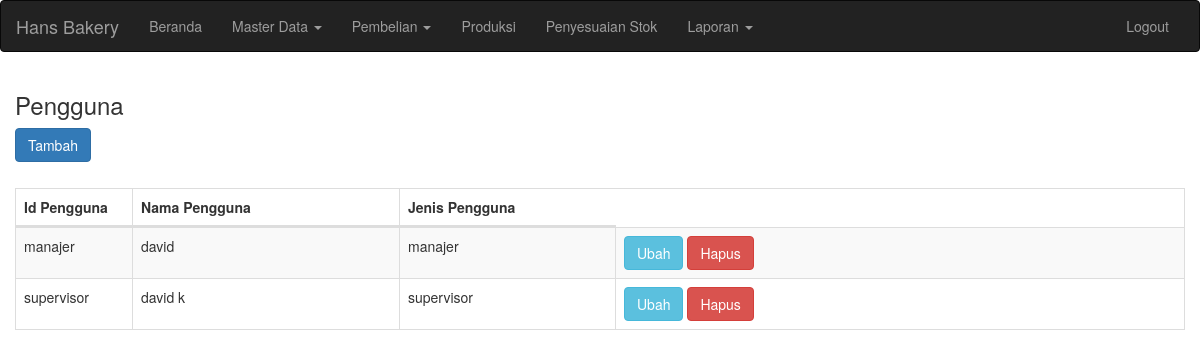
Page /pengguna.php (signed in) on the committed database.
### tables this page shows
CREATE TABLE `pengguna` (
  `id_pengguna` varchar(50) NOT NULL,
  `nama_pengguna` varchar(50) NOT NULL,
  `password` varchar(50) NOT NULL,
  `jenis_pengguna` varchar(50) NOT NULL,
  PRIMARY KEY (`id_pengguna`)
);

### pengguna.php (the view, shortened to what this page needs)
<!doctype html>
<html lang="en">
<head>
	<?php include("head.php"); ?>
</head>
<body>
	<?php include("header.php"); ?>
	<div class="content container-fluid">
		<h3>Pengguna</h3>
		<a href="pengguna_tambah.php" class="btn btn-primary" >Tambah</a>
		<br/>
		<br/>
		<div style="width : 1000px:">
			<table class="table table-bordered table-striped table-hover table-sort">
				<thead>
					<tr>
						<th style="width: 100px;">Id Pengguna</th>
						<th style="width: 250px;">Nama Pengguna</th>
						<th style="width: 200px;">Jenis Pengguna	</th>
					</tr>
				</thead>
				<?php
					$query = "select * from pengguna";
					$result = mysql_query($query);
					while($row = mysql_fetch_array($result))
					{
				?>
					<tr>
						<td><?php echo $row["id_pengguna"]; ?></td>
						<td><?php echo $row["nama_pengguna"]; ?></td>
						<td><?php echo $row["jenis_pengguna"]; ?></td>
						<td>
							<a href="pengguna_ubah.php?id_pengguna=<?php echo $row["id_pengguna"]; ?>" class="btn btn-info">Ubah</a>
							<a href="pengguna_hapus.php?id_pengguna=<?php echo $row["id_pengguna"]; ?>" class="btn btn-danger" onclick="return confirm('Data dihapus ?')">Hapus</a>
						</td>
					</tr>
				<?php
					}
				?>
			</table>
		</div>
	</div>
</body>
</html>

### rows in the picture
pengguna: id_pengguna "manajer", nama_pengguna "david", jenis_pengguna "manajer"
pengguna: id_pengguna "supervisor", nama_pengguna "david k", jenis_pengguna "supervisor"
